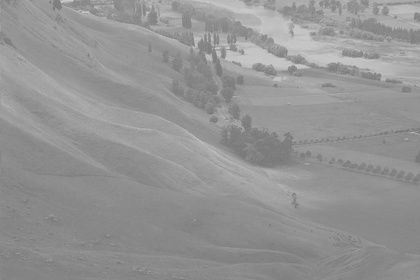
%> input picture Project 1/Part 2/codes/BayArea.jpg, 420 x 280 px, shrunk from 1024 x 683 before the run
$ octave p2_5.m   (GNU Octave 9; MATLAB toolbox functions it lacks are replaced by stand-ins)
%> lines starting %> are read from the running program, lines starting %| are printed output that depends on the picture
### Project 1/Part 2/codes/Functions.m
 function functions = Functions
  functions.readImageFromFile=@readImageFromFile;
  functions.convertToGrayScale=@convertToGrayScale;
  functions.contrastStretchImage=@contrastStretchImage;
  functions.histogramEqualizeImage=@histogramEqualizeImage;
 end

%read image from file and return false if failed
function imageFile = readImageFromFile(imageName)
%> called with imageName = 'BayArea.jpg'
    if exist(imageName, 'file') == 2
        imageFile = imread(imageName);  %read image
%> imageFile is the input picture: size 280x420 uint8; min 116, max 206, mean 148
    else
        fprintf('%s does not exist\n', imageName);
        imageFile = [];
    end
end

%function to convert image to grayscale if input image is rbg
function grayScaleImage = convertToGrayScale(image)
    if size(image,3)==3
         grayScaleImage = rgb2gray(image); %convert image to grayscale
    else
        grayScaleImage = image;
    end
end


%function to contrast stretch the input gray image between 0-255
%lowerSaturationLimit>=0 higherSaturationLimit<=1
%set lowerSaturationLimit=0 && higherSaturationLimit=1 if saturation not needed
function contrastStretchedImage = contrastStretchImage(grayImage, lowerSaturationLimit, higherSaturationLimit)
%> called with lowerSaturationLimit = 0.01, higherSaturationLimit = 0.99

    grayImage = uint8(255 * mat2gray(grayImage)); %change range to 0-255

    [M,N]=size(grayImage);
    p=zeros(1,256);

    %find probabilities of pixel values of grayscale image
      for i=1:M
          for j=1:N
              p(grayImage(i,j)+1) = p(grayImage(i,j)+1) + 1;
          end
      end
    for z=1:256
        p(z)=p(z)/(M*N);
    end

    %find pixel value for lower saturation limit
    percentile = 0;
    for z=1:256
        if percentile > lowerSaturationLimit
            break
        end
        percentile = percentile + p(z);
    end
    oldMin=z-1;


    %find pixel value for higher saturation limit
    percentile = 0;
    for z=1:256
        if percentile > higherSaturationLimit
            break
        end
        percentile = percentile + p(z);
    end
%> `contrastStretchedImage = Functions.contrastStretchImage(image,lowerSat..`:
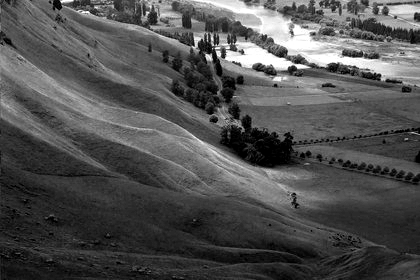
%> contrastStretchedImage: size 280x420 uint8; min 0, max 255, mean 80.5
    oldMax=z-1;


    %oldMin = min(grayImage(:));  %find min pixel value of the image
    %oldMax = max(grayImage(:));  %find max pixel value of the image

    newMin = 0;
    newMax = 255;

    %Iout = (Iin-c)(b-a/d-c) + a
    %where b and a are max and min values to constract stretch to
    %d and c are max and min values in the input image

    contrastStretchedImage = ((grayImage - oldMin) * ( (newMax-newMin) / (oldMax-oldMin) ) ) + newMin; %apply formulae

    %use matlab default contrast stretching with 1% saturation
    %same as custom code written before
    %contrastStretchedImage = imadjust(grayImage,stretchlim(grayImage),[]);

end


%function to histogram equalize the input gray image
function histogramEqualizedImage = histogramEqualizeImage(grayImage)

    grayImage = uint8((255 * mat2gray(grayImage))+1); %change range to 1-256

    [M,N]=size(grayImage);
    p=zeros(1,256);

    %find probabilities of pixel values of grayscale image
      for i=1:M
          for j=1:N
              p(grayImage(i,j)+1) = p(grayImage(i,j)+1) + 1;
          end
      end
    for z=1:256
        p(z)=p(z)/(M*N);
    end


    %find discrete approximations of probability distributions/cdf
    g=zeros(1,256);
    g(1) = p(1);
    for z=2:256
      g(z) = g(z-1) + p(z);
    end


    %find gmin
    for z=1:256
        if g(z) > 0
            break
        end
    end
    gmin=g(z);


    %find gmax
    for z=1:256
        if g(z) >=1
            break
        end
    end
    gmax=g(z);


    % [7 lines of commented-out code are left out]
    histogramEqualizedImage=grayImage;

    for i=1:M
      for j=1:N
              histogramEqualizedImage(i,j) = round( ( g(histogramEqualizedImage(i,j)) - gmin ) * (255 / (gmax-gmin)) );
      end
    end

    histogramEqualizedImage = uint8(255 * mat2gray(histogramEqualizedImage)); %change range back to 0-255

    %matlab histogram equalization function
    %histogramEqualizedImage = histeq(grayImage);

end

### Project 1/Part 2/codes/p2_5.m
%usage info:
%to use with octave on linux run "sudo apt-get install octave octave-image" then "octave" then "pkg load image" then "filename" without ".m"

%uncomment following line to plot figures if there is no opengl support when using octave
%example when running script over vnc on chrooted linux on android phones
%comment following line if using matlab

%graphics_toolkit ("gnuplot")


%objective:
%more info in Proj1_Q2.pdf

%read image and contrast strech and histogram equalize it


%code begin:
%assign all functions in Functions.m to Functions
clear Functions; %clear cache
Functions = Functions;

%close all; %close all figures
figure('units','normalized','outerposition',[0 0 1 1])


%read input image as image
imageName = 'BayArea.jpg';
image = Functions.readImageFromFile(imageName);
if isempty(image)
    return;
end

image = Functions.convertToGrayScale(image); %convert input image to grayscale if rbg

subplot(3,2,1), imshow(image), title([imageName, ' Grayscale Image']); %show input image grayscale  in subplot
subplot(3,2,2), hist(image(:),0:255), title([imageName, ' Histogram']); %show input image histogram in subplot

%contrast stretch the input image with 1% saturation
lowerSaturationLimit = 0.01;
higherSaturationLimit = 0.99;
contrastStretchedImage = Functions.contrastStretchImage(image,lowerSaturationLimit,higherSaturationLimit);

subplot(3,2,3), imshow(contrastStretchedImage), title([imageName, ' After Contrast Stretching']); %show contrast stretched input image in subplot
subplot(3,2,4), hist(contrastStretchedImage(:),0:255), title([imageName, ' Histogram After Contrast Stretching']); %show contrast stretched input image histogram in subplot


%histogram equalize the input image
histogramEqualizedImage = Functions.histogramEqualizeImage(image);
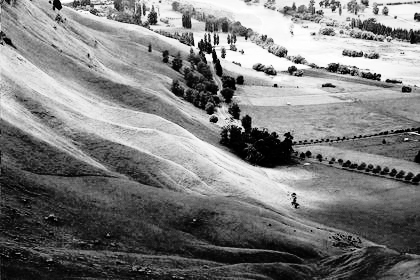
%> histogramEqualizedImage: size 280x420 uint8; min 0, max 255, mean 124.3

subplot(3,2,5), imshow(histogramEqualizedImage), title([imageName, ' After Histogram Equalization']); %show histogram equalized input image in subplot
subplot(3,2,6), hist(histogramEqualizedImage(:),0:255), title([imageName, ' Histogram After Histogram Equalizationg']); %show histogram equalized input image histogram in subplot
%> after `title([imageName, ' Histogram After Histogram Equalizationg'])`:
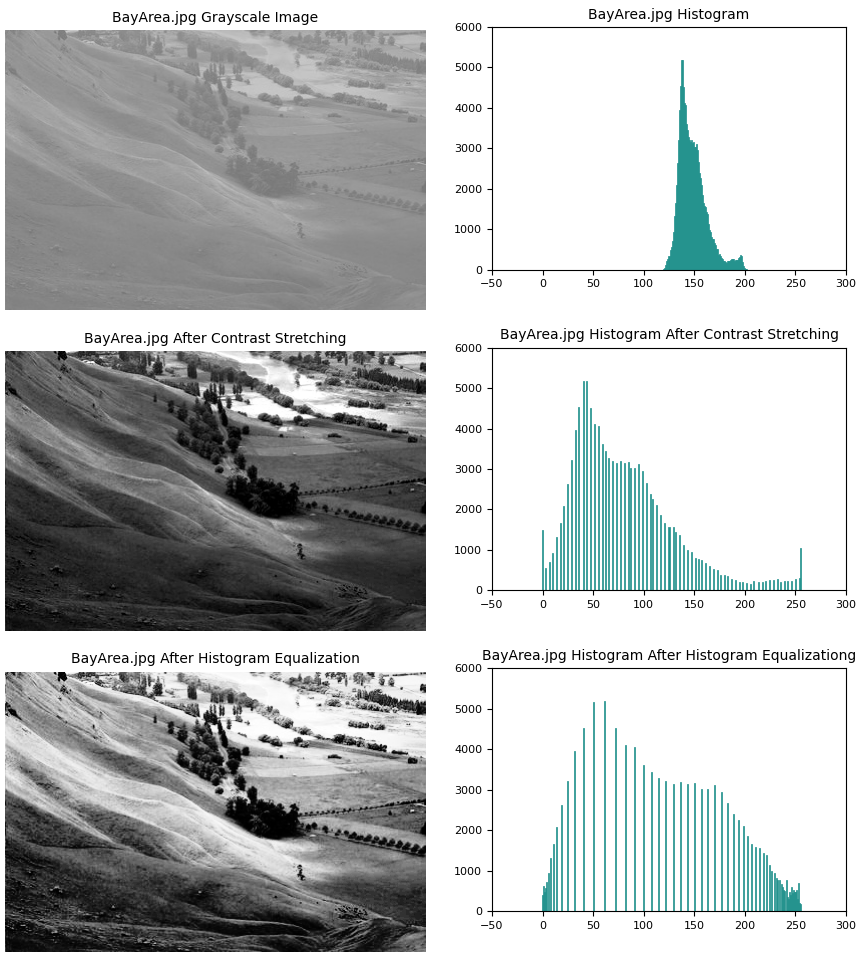
%> figure redrawn from the program's plot data, 6 panels


fprintf('min pixel value of original image = %d\n',min(image(:)));
%| min pixel value of original image = 116
fprintf('min pixel value of equalized image = %d\n',min(histogramEqualizedImage(:)));
%| min pixel value of equalized image = 0
